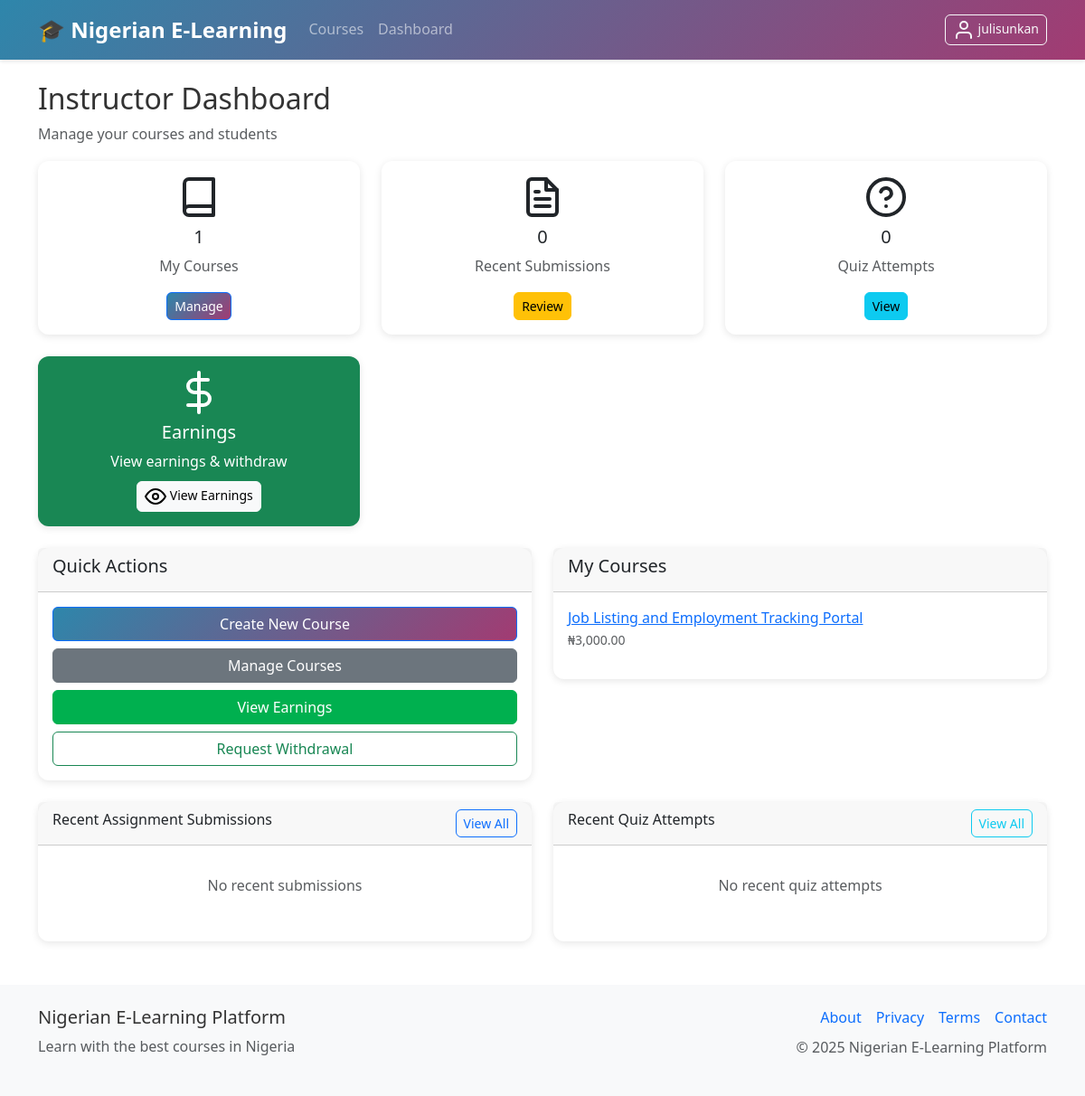
/dashboard (signed in), run on an earlier commit of the app's database.
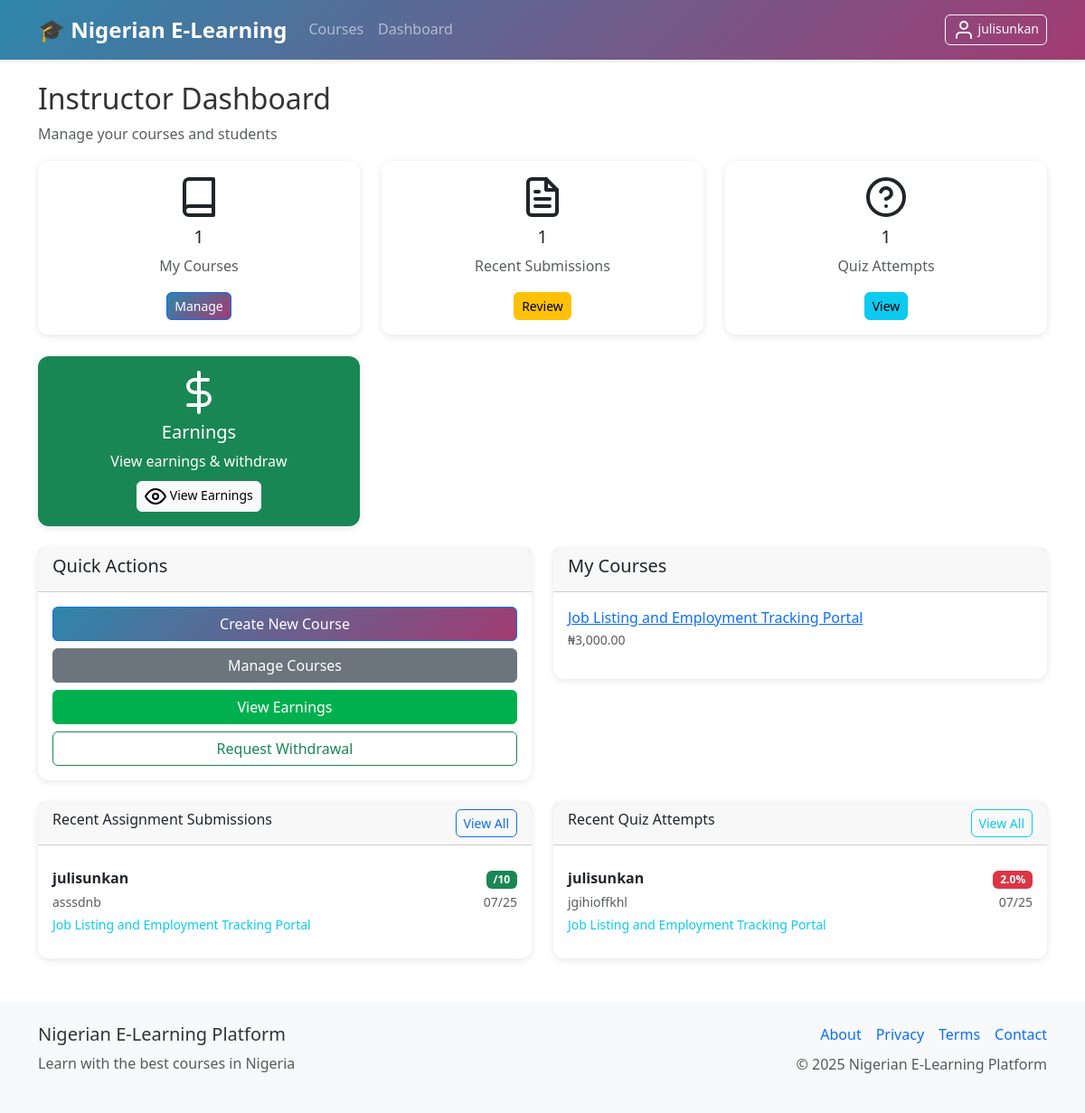
And on a later commit of the database.
### models.py (models this page shows, shortened)
class Course(db.Model):
    id = db.Column(db.Integer, primary_key=True)
    title = db.Column(db.String(200), nullable=False)
    description = db.Column(db.Text)
    category = db.Column(db.String(100), default='General')  # Added missing category field
    price = db.Column(db.Float, nullable=False, default=0.0)
    instructor_id = db.Column(db.Integer, db.ForeignKey('user.id'), nullable=False)
    is_active = db.Column(db.Boolean, default=True)
    approval_status = db.Column(db.String(20), default='pending')  # pending, approved, rejected
    approved_by = db.Column(db.Integer, db.ForeignKey('user.id'))  # admin who approved
    approved_at = db.Column(db.DateTime)
    rejection_reason = db.Column(db.Text)
    min_credits_for_certificate = db.Column(db.Integer, default=70)  # Minimum credits needed for certificate
    total_available_credits = db.Column(db.Integer, default=100)     # Total credits available in course
    created_at = db.Column(db.DateTime, default=datetime.utcnow)
    updated_at = db.Column(db.DateTime, default=datetime.utcnow, onupdate=datetime.utcnow)
    lessons = db.relationship('Lesson', backref='course', lazy='dynamic', cascade='all, delete-orphan')
    enrollments = db.relationship('Enrollment', backref='course', lazy='dynamic', cascade='all, delete-orphan')
    quizzes = db.relationship('Quiz', backref='course', lazy='dynamic', cascade='all, delete-orphan')
    assignments = db.relationship('Assignment', backref='course', lazy='dynamic', cascade='all, delete-orphan')
    course_credits = db.relationship('CourseCredit', backref='course', lazy='dynamic', cascade='all, delete-orphan')
    course_vouchers = db.relationship('Voucher', foreign_keys='Voucher.course_id', backref='course', lazy='dynamic', cascade='all, delete-orphan')

class AssignmentSubmission(db.Model):
    id = db.Column(db.Integer, primary_key=True)
    user_id = db.Column(db.Integer, db.ForeignKey('user.id'), nullable=False)
    assignment_id = db.Column(db.Integer, db.ForeignKey('assignment.id'), nullable=False)
    content = db.Column(db.Text)
    file_path = db.Column(db.String(500))
    score = db.Column(db.Float)
    feedback = db.Column(db.Text)
    submitted_at = db.Column(db.DateTime, default=datetime.utcnow)
    graded_at = db.Column(db.DateTime)

class User(UserMixin, db.Model):
    id = db.Column(db.Integer, primary_key=True)
    username = db.Column(db.String(80), unique=True, nullable=False)
    email = db.Column(db.String(120), unique=True, nullable=False)
    password_hash = db.Column(db.String(256), nullable=False)
    role = db.Column(db.String(20), nullable=False, default='student')  # admin, instructor, tutor, student
    first_name = db.Column(db.String(50))
    last_name = db.Column(db.String(50))
    active = db.Column(db.Boolean, default=True)
    banned = db.Column(db.Boolean, default=False)
    ban_reason = db.Column(db.Text)
    email_verified = db.Column(db.Boolean, default=False)
    verification_token = db.Column(db.String(100))
    password_reset_token = db.Column(db.String(100))
    password_reset_expires = db.Column(db.DateTime)
    email_verification_token = db.Column(db.String(100))
    email_verification_expires = db.Column(db.DateTime)
    premium_user = db.Column(db.Boolean, default=False)
    instructor_verified = db.Column(db.Boolean, default=False)
    badge_level = db.Column(db.String(20), default='basic')  # basic, bronze, silver, gold, premium
    wallet_balance = db.Column(db.Float, default=0.0)
    created_at = db.Column(db.DateTime, default=datetime.utcnow)
    last_login = db.Column(db.DateTime)
    courses_created = db.relationship('Course', foreign_keys='Course.instructor_id', backref='instructor', lazy='dynamic')
    enrollments = db.relationship('Enrollment', backref='student', lazy='dynamic')
    payments = db.relationship('Payment', backref='user', lazy='dynamic')
    wallet_transactions = db.relationship('WalletTransaction', backref='user', lazy='dynamic')
    quiz_attempts = db.relationship('QuizAttempt', backref='user', lazy='dynamic')
    assignment_submissions = db.relationship('AssignmentSubmission', backref='user', lazy='dynamic')
    course_credits = db.relationship('CourseCredit', backref='student_credit', lazy='dynamic')
    withdrawal_requests = db.relationship('WithdrawalRequest', foreign_keys='WithdrawalRequest.tutor_id', backref='tutor', lazy='dynamic')

class Assignment(db.Model):
    id = db.Column(db.Integer, primary_key=True)
    title = db.Column(db.String(200), nullable=False)
    description = db.Column(db.Text)
    instructions = db.Column(db.Text)
    course_id = db.Column(db.Integer, db.ForeignKey('course.id'), nullable=False)
    due_date = db.Column(db.DateTime)
    max_points = db.Column(db.Integer, default=100)
    is_active = db.Column(db.Boolean, default=True)
    max_credits = db.Column(db.Integer, default=15)  # Maximum credits for this assignment
    pass_threshold = db.Column(db.Float, default=60.0)  # Minimum percentage to earn credits
    created_at = db.Column(db.DateTime, default=datetime.utcnow)
    submissions = db.relationship('AssignmentSubmission', backref='assignment', lazy='dynamic', cascade='all, delete-orphan')

class QuizAttempt(db.Model):
    id = db.Column(db.Integer, primary_key=True)
    user_id = db.Column(db.Integer, db.ForeignKey('user.id'), nullable=False)
    quiz_id = db.Column(db.Integer, db.ForeignKey('quiz.id'), nullable=False)
    score = db.Column(db.Float, default=0.0)
    total_points = db.Column(db.Integer, default=0)
    answers = db.Column(db.Text)  # JSON string of answers
    started_at = db.Column(db.DateTime, default=datetime.utcnow)
    completed_at = db.Column(db.DateTime)

class Quiz(db.Model):
    id = db.Column(db.Integer, primary_key=True)
    title = db.Column(db.String(200), nullable=False)
    description = db.Column(db.Text)
    course_id = db.Column(db.Integer, db.ForeignKey('course.id'), nullable=False)
    time_limit = db.Column(db.Integer, default=30)  # minutes
    max_attempts = db.Column(db.Integer, default=3)
    is_active = db.Column(db.Boolean, default=True)
    max_credits = db.Column(db.Integer, default=10)  # Maximum credits for this quiz
    pass_threshold = db.Column(db.Float, default=70.0)  # Minimum percentage to earn credits
    created_at = db.Column(db.DateTime, default=datetime.utcnow)
    questions = db.relationship('QuizQuestion', backref='quiz', lazy='dynamic', cascade='all, delete-orphan')
    attempts = db.relationship('QuizAttempt', backref='quiz', lazy='dynamic', cascade='all, delete-orphan')

### routes.py (the view)
@app.route('/dashboard')
@login_required
def dashboard():
    if current_user.role == 'admin':
        vouchers = Voucher.query.order_by(Voucher.created_at.desc()).all()
        users = User.query.all()
        return render_template('dashboard/admin.html', vouchers=vouchers, User=User)
    elif current_user.role in ['instructor', 'tutor']:
        instructor_courses = Course.query.filter_by(instructor_id=current_user.id).all()
        recent_submissions = AssignmentSubmission.query.join(Assignment).join(Course).filter(
            Course.instructor_id == current_user.id
        ).order_by(AssignmentSubmission.submitted_at.desc()).limit(10).all()
        recent_quiz_attempts = QuizAttempt.query.join(Quiz).join(Course).filter(
            Course.instructor_id == current_user.id
        ).order_by(QuizAttempt.completed_at.desc()).limit(10).all()
        return render_template('dashboard/instructor.html',
                             courses=instructor_courses,
                             recent_submissions=recent_submissions,
                             recent_quiz_attempts=recent_quiz_attempts)
    else:
        return render_template('dashboard/student.html')

### app.py (called while the page is built)
@login_manager.user_loader
def load_user(user_id):
    from models import User
    return User.query.get(int(user_id))

### routes.py (called while the page is built)
@app.context_processor
def inject_settings():
    settings = SystemSettings.query.first()
    return dict(settings=settings)

### templates/dashboard/instructor.html (shortened to what the changed rows need)
{% extends "base.html" %}
{% block content %}
<div class="row">
    <div class="col-12">
        <h2>Instructor Dashboard</h2>
    </div>
</div>
<div class="row">
    <div class="col-md-4 mb-4">
        <div class="card text-center">
            <div class="card-body">
                <i data-feather="file-text" class="mb-2" style="width: 48px; height: 48px;"></i>
                <h5>{{ recent_submissions|length }}</h5>
                <p class="text-muted">Recent Submissions</p>
                <a href="{{ url_for('instructor_submissions') }}" class="btn btn-warning btn-sm">Review</a>
            </div>
        </div>
    </div>
    <div class="col-md-4 mb-4">
        <div class="card text-center">
            <div class="card-body">
                <i data-feather="help-circle" class="mb-2" style="width: 48px; height: 48px;"></i>
                <h5>{{ recent_quiz_attempts|length }}</h5>
                <p class="text-muted">Quiz Attempts</p>
                <a href="{{ url_for('instructor_quiz_attempts') }}" class="btn btn-info btn-sm">View</a>
            </div>
        </div>
    </div>
</div>
<div class="row">
    <div class="col-md-6">
        <div class="card">
            <div class="card-body">
                {% if courses %}
                <ul class="list-unstyled">
                    {% for course in courses[:5] %}
                    <li class="mb-2">
                        <a href="{{ url_for('course_detail', course_id=course.id) }}">{{ course.title }}</a>
                        <small class="text-muted d-block">₦{{ "{:,.2f}".format(course.price) }}</small>
                    </li>
                    {% endfor %}
                </ul>
                {% else %}
                <p class="text-muted">You haven't created any courses yet.</p>
                <a href="{{ url_for('create_course') }}" class="btn btn-primary btn-sm">Create Your First Course</a>
                {% endif %}
            </div>
        </div>
    </div>
</div>
<div class="row mt-4">
    <div class="col-md-6">
        <div class="card">
            <div class="card-body">
                {% if recent_submissions %}
                <div class="list-group list-group-flush">
                    {% for submission in recent_submissions[:5] %}
                    <div class="list-group-item px-0">
                        <div class="d-flex justify-content-between align-items-start">
                            <div>
                                <strong>{{ submission.user.username }}</strong>
                                <br><small class="text-muted">{{ submission.assignment.title }}</small>
                                <br><small class="text-info">{{ submission.assignment.course.title }}</small>
                            </div>
                            <div class="text-end">
                                {% if submission.grade is not none %}
                                <span class="badge bg-success">{{ submission.grade }}/{{ submission.assignment.max_points }}</span>
                                {% else %}
                                <span class="badge bg-warning">Pending</span>
                                {% endif %}
                                <br><small class="text-muted">{{ submission.submitted_at.strftime('%m/%d') }}</small>
                            </div>
                        </div>
                    </div>
                    {% endfor %}
                </div>
                {% else %}
                <p class="text-muted text-center py-3">No recent submissions</p>
                {% endif %}
            </div>
        </div>
    </div>
    <div class="col-md-6">
        <div class="card">
            <div class="card-body">
                {% if recent_quiz_attempts %}
                <div class="list-group list-group-flush">
                    {% for attempt in recent_quiz_attempts[:5] %}
                    <div class="list-group-item px-0">
                        <div class="d-flex justify-content-between align-items-start">
                            <div>
                                <strong>{{ attempt.user.username }}</strong>
                                <br><small class="text-muted">{{ attempt.quiz.title }}</small>
                                <br><small class="text-info">{{ attempt.quiz.course.title }}</small>
                            </div>
                            <div class="text-end">
                                {% if attempt.score is not none %}
                                <span class="badge bg-{% if attempt.score >= 70 %}success{% elif attempt.score >= 50 %}warning{% else %}danger{% endif %}">{{ attempt.score }}%</span>
                                {% else %}
                                <span class="badge bg-secondary">Incomplete</span>
                                {% endif %}
                                <br><small class="text-muted">{{ attempt.completed_at.strftime('%m/%d') if attempt.completed_at else 'In Progress' }}</small>
                            </div>
                        </div>
                    </div>
                    {% endfor %}
                </div>
                {% else %}
                <p class="text-muted text-center py-3">No recent quiz attempts</p>
                {% endif %}
            </div>
        </div>
    </div>
</div>
{% endblock %}

What changed in the data, as far as the page shows it:
added AssignmentSubmission: user.username "julisunkan", assignment "asssdnb", assignment.course "Job Listing and Employment Tracking Portal", assignment.max_points "10", submitted_at "07/25"
added QuizAttempt: user.username "julisunkan", quiz "jgihioffkhl", quiz.course "Job Listing and Employment Tracking Portal", score "2.0", completed_at "07/25"
Also different on the page:
{{ recent_submissions|length }}: "0" → "1"
{{ recent_quiz_attempts|length }}: "0" → "1"
text no longer shown: "No recent submissions No recent quiz attempts"
